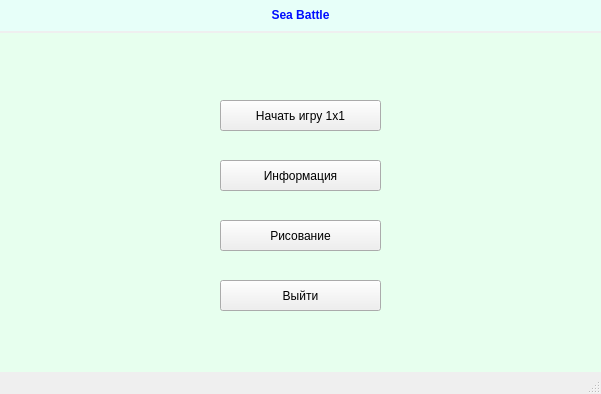
<?xml version="1.0" encoding="UTF-8"?>
<ui version="4.0">
 <class>MainWindow</class>
 <widget class="QMainWindow" name="MainWindow">
  <property name="geometry">
   <rect>
    <x>0</x>
    <y>0</y>
    <width>601</width>
    <height>394</height>
   </rect>
  </property>
  <property name="windowTitle">
   <string>Sea Battle</string>
  </property>
  <widget class="QWidget" name="centralwidget">
   <widget class="QLabel" name="label">
    <property name="geometry">
     <rect>
      <x>0</x>
      <y>0</y>
      <width>601</width>
      <height>31</height>
     </rect>
    </property>
    <property name="styleSheet">
     <string notr="true">font: 10pt &quot;Goudy Stout&quot;;
color: rgb(0, 12, 255);
background-color: rgb(231, 255, 249);</string>
    </property>
    <property name="text">
     <string>&lt;html&gt;&lt;head/&gt;&lt;body&gt;&lt;p align=&quot;center&quot;&gt;&lt;span style=&quot; font-weight:600;&quot;&gt;Sea Battle&lt;/span&gt;&lt;/p&gt;&lt;/body&gt;&lt;/html&gt;</string>
    </property>
   </widget>
   <widget class="QLabel" name="label_2">
    <property name="geometry">
     <rect>
      <x>0</x>
      <y>33</y>
      <width>601</width>
      <height>341</height>
     </rect>
    </property>
    <property name="styleSheet">
     <string notr="true">background-color: rgb(231, 255, 238);</string>
    </property>
    <property name="text">
     <string/>
    </property>
   </widget>
   <widget class="QPushButton" name="last_game">
    <property name="geometry">
     <rect>
      <x>220</x>
      <y>220</y>
      <width>161</width>
      <height>31</height>
     </rect>
    </property>
    <property name="text">
     <string>Рисование</string>
    </property>
   </widget>
   <widget class="QPushButton" name="info_game">
    <property name="geometry">
     <rect>
      <x>220</x>
      <y>160</y>
      <width>161</width>
      <height>31</height>
     </rect>
    </property>
    <property name="text">
     <string>Информация</string>
    </property>
   </widget>
   <widget class="QPushButton" name="start_game">
    <property name="geometry">
     <rect>
      <x>220</x>
      <y>100</y>
      <width>161</width>
      <height>31</height>
     </rect>
    </property>
    <property name="text">
     <string>Начать игру 1x1</string>
    </property>
   </widget>
   <widget class="QPushButton" name="exit_game">
    <property name="geometry">
     <rect>
      <x>220</x>
      <y>280</y>
      <width>161</width>
      <height>31</height>
     </rect>
    </property>
    <property name="text">
     <string>Выйти</string>
    </property>
   </widget>
  </widget>
  <widget class="QMenuBar" name="menubar">
   <property name="geometry">
    <rect>
     <x>0</x>
     <y>0</y>
     <width>601</width>
     <height>21</height>
    </rect>
   </property>
  </widget>
  <widget class="QStatusBar" name="statusbar"/>
 </widget>
 <resources/>
 <connections/>
</ui>
